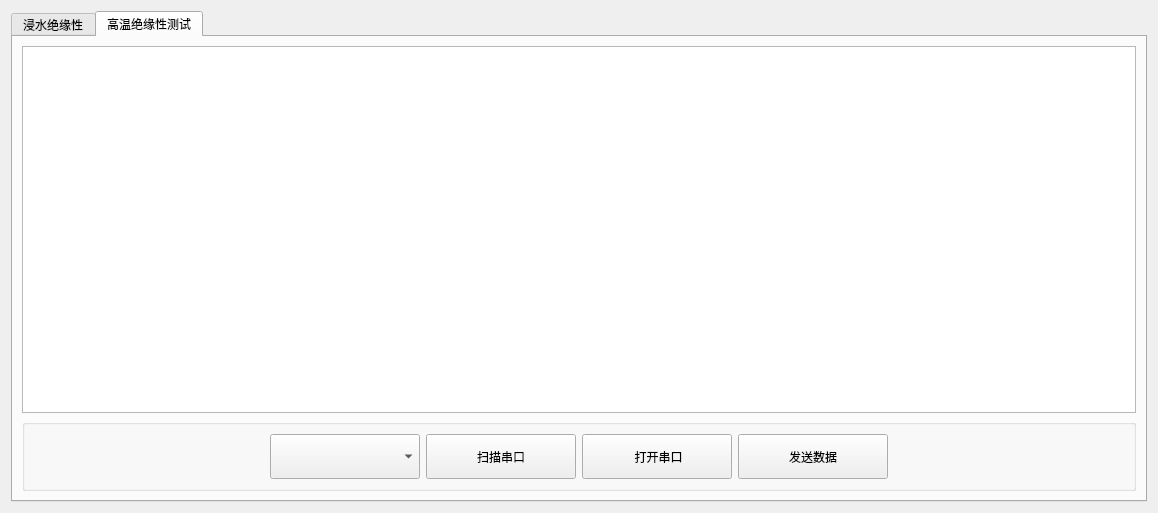
<?xml version="1.0" encoding="UTF-8"?>
<ui version="4.0">
 <class>Test</class>
 <widget class="QWidget" name="Test">
  <property name="geometry">
   <rect>
    <x>0</x>
    <y>0</y>
    <width>1158</width>
    <height>513</height>
   </rect>
  </property>
  <property name="windowTitle">
   <string>Form</string>
  </property>
  <layout class="QVBoxLayout" name="verticalLayout">
   <item>
    <widget class="QTabWidget" name="tabWidget">
     <property name="currentIndex">
      <number>1</number>
     </property>
     <widget class="QWidget" name="tab">
      <attribute name="title">
       <string>浸水绝缘性</string>
      </attribute>
      <layout class="QVBoxLayout" name="verticalLayout_2">
       <item>
        <widget class="QTableWidget" name="tableWidget"/>
       </item>
       <item>
        <widget class="QWidget" name="widget" native="true">
         <layout class="QHBoxLayout" name="horizontalLayout">
          <item>
           <spacer name="horizontalSpacer">
            <property name="orientation">
             <enum>Qt::Horizontal</enum>
            </property>
            <property name="sizeHint" stdset="0">
             <size>
              <width>40</width>
              <height>20</height>
             </size>
            </property>
           </spacer>
          </item>
          <item>
           <widget class="QPushButton" name="pushButton_5">
            <property name="minimumSize">
             <size>
              <width>150</width>
              <height>45</height>
             </size>
            </property>
            <property name="text">
             <string>扫描串口</string>
            </property>
           </widget>
          </item>
          <item>
           <widget class="QComboBox" name="comboBox">
            <property name="minimumSize">
             <size>
              <width>150</width>
              <height>45</height>
             </size>
            </property>
           </widget>
          </item>
          <item>
           <widget class="QPushButton" name="pushButton_6">
            <property name="minimumSize">
             <size>
              <width>150</width>
              <height>45</height>
             </size>
            </property>
            <property name="text">
             <string>打开串口</string>
            </property>
           </widget>
          </item>
          <item>
           <widget class="QPushButton" name="pushButton_3">
            <property name="minimumSize">
             <size>
              <width>150</width>
              <height>45</height>
             </size>
            </property>
            <property name="text">
             <string>加载数据</string>
            </property>
           </widget>
          </item>
          <item>
           <widget class="QPushButton" name="pushButton">
            <property name="minimumSize">
             <size>
              <width>150</width>
              <height>45</height>
             </size>
            </property>
            <property name="text">
             <string>扫描二维码</string>
            </property>
           </widget>
          </item>
          <item>
           <widget class="QPushButton" name="pushButton_2">
            <property name="minimumSize">
             <size>
              <width>150</width>
              <height>45</height>
             </size>
            </property>
            <property name="text">
             <string>发送数据</string>
            </property>
           </widget>
          </item>
          <item>
           <widget class="QPushButton" name="pushButton_4">
            <property name="minimumSize">
             <size>
              <width>150</width>
              <height>45</height>
             </size>
            </property>
            <property name="text">
             <string>撤销上一条</string>
            </property>
           </widget>
          </item>
          <item>
           <spacer name="horizontalSpacer_2">
            <property name="orientation">
             <enum>Qt::Horizontal</enum>
            </property>
            <property name="sizeHint" stdset="0">
             <size>
              <width>40</width>
              <height>20</height>
             </size>
            </property>
           </spacer>
          </item>
         </layout>
        </widget>
       </item>
      </layout>
     </widget>
     <widget class="QWidget" name="tab_2">
      <attribute name="title">
       <string>高温绝缘性测试</string>
      </attribute>
      <layout class="QVBoxLayout" name="verticalLayout_3">
       <item>
        <widget class="QTableWidget" name="tableWidget_2">
         <property name="minimumSize">
          <size>
           <width>200</width>
           <height>45</height>
          </size>
         </property>
        </widget>
       </item>
       <item>
        <widget class="QGroupBox" name="groupBox_2">
         <property name="title">
          <string/>
         </property>
         <layout class="QHBoxLayout" name="horizontalLayout_2">
          <item>
           <spacer name="horizontalSpacer_3">
            <property name="orientation">
             <enum>Qt::Horizontal</enum>
            </property>
            <property name="sizeHint" stdset="0">
             <size>
              <width>40</width>
              <height>20</height>
             </size>
            </property>
           </spacer>
          </item>
          <item>
           <widget class="QComboBox" name="comboBox_3">
            <property name="minimumSize">
             <size>
              <width>150</width>
              <height>45</height>
             </size>
            </property>
           </widget>
          </item>
          <item>
           <widget class="QPushButton" name="pushButton_7">
            <property name="minimumSize">
             <size>
              <width>150</width>
              <height>45</height>
             </size>
            </property>
            <property name="text">
             <string>扫描串口</string>
            </property>
           </widget>
          </item>
          <item>
           <widget class="QPushButton" name="pushButton_9">
            <property name="minimumSize">
             <size>
              <width>150</width>
              <height>45</height>
             </size>
            </property>
            <property name="text">
             <string> 打开串口</string>
            </property>
           </widget>
          </item>
          <item>
           <widget class="QPushButton" name="pushButton_8">
            <property name="minimumSize">
             <size>
              <width>150</width>
              <height>45</height>
             </size>
            </property>
            <property name="text">
             <string>发送数据</string>
            </property>
           </widget>
          </item>
          <item>
           <spacer name="horizontalSpacer_4">
            <property name="orientation">
             <enum>Qt::Horizontal</enum>
            </property>
            <property name="sizeHint" stdset="0">
             <size>
              <width>40</width>
              <height>20</height>
             </size>
            </property>
           </spacer>
          </item>
         </layout>
        </widget>
       </item>
      </layout>
     </widget>
    </widget>
   </item>
  </layout>
 </widget>
 <resources/>
 <connections/>
</ui>
